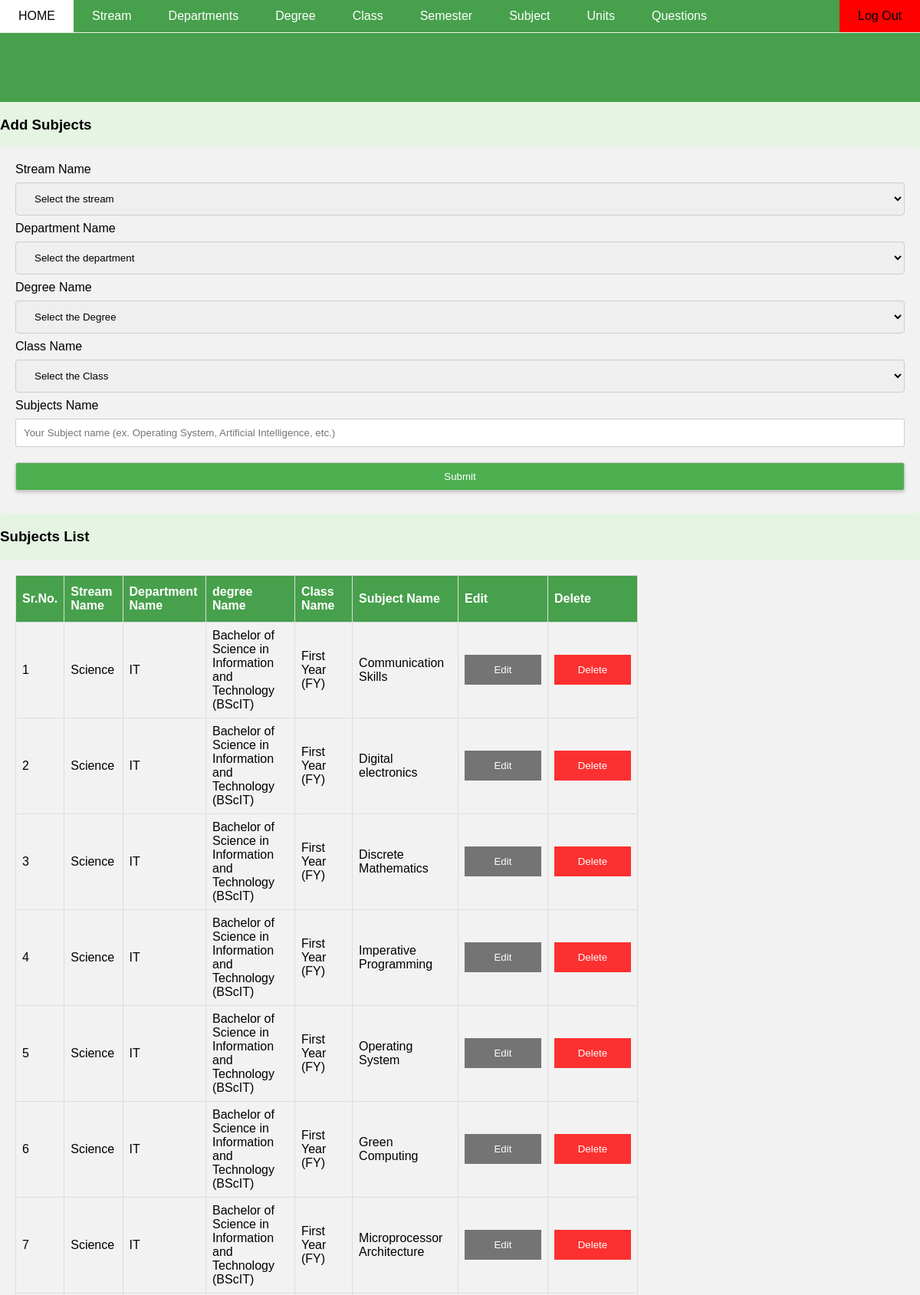
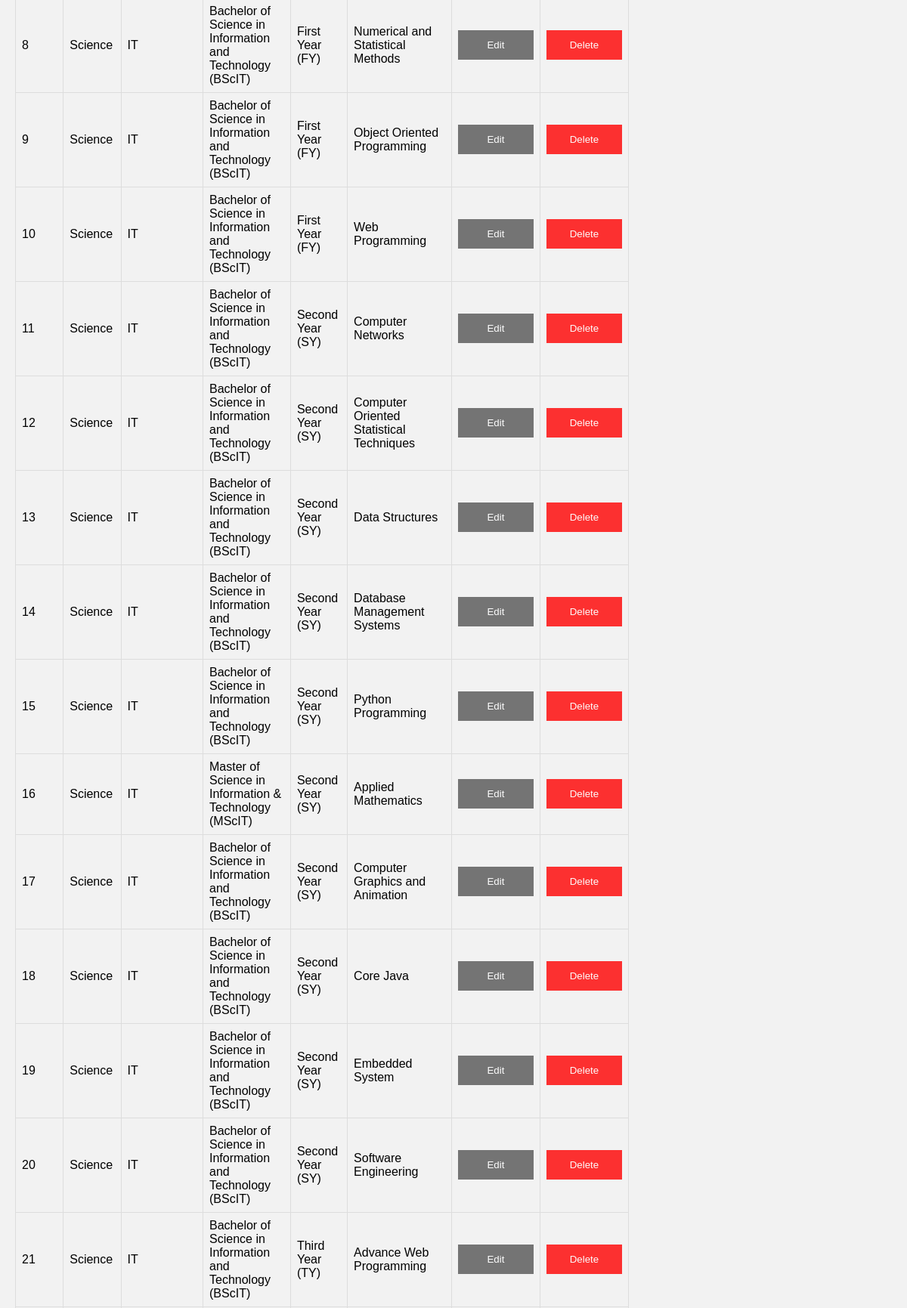
/admin/subject/subject.php (upper part), run on the app's committed database (2 pictures, top to bottom).
### tables this page shows
CREATE TABLE `subjects` (
  `id` int(11) NOT NULL,
  `stream_id` int(11) NOT NULL,
  `departments_id` int(11) NOT NULL,
  `degree_id` int(11) NOT NULL,
  `class_id` int(11) NOT NULL,
  `semester_id` int(11) NOT NULL,
  `subject_name` varchar(255) NOT NULL
);

CREATE TABLE `stream` (
  `id` int(11) NOT NULL,
  `stream_name` varchar(255) NOT NULL
);

CREATE TABLE `departments` (
  `id` int(11) NOT NULL,
  `stream_id` int(11) NOT NULL,
  `dept_name` varchar(255) NOT NULL
);

CREATE TABLE `degree` (
  `id` int(11) NOT NULL,
  `stream_id` int(11) NOT NULL,
  `departments_id` int(11) NOT NULL,
  `degree_name` varchar(255) NOT NULL
);

CREATE TABLE `class` (
  `id` int(11) NOT NULL,
  `stream_id` int(11) NOT NULL,
  `departments_id` int(11) NOT NULL,
  `degree_id` int(11) NOT NULL,
  `class_name` varchar(255) NOT NULL
);

### includes/functions.php (called while the page is built, shortened)
<?php
function fetchData($parameters)
{
    global $db;
    $tables = array(
        'stream',
        'departments',
        'degree',
        'class',
        'semester',
        'subjects',
        'units',
        'fill_in_the_blank_based_question',
        'five_marks_question',
        'four_marks_question',
        'mcq_based_question',
        'one_marks_question',
        'question_paper_formate',
        'total_main_question',
        'total_submain_question',
        'total_sub_question'
    );
    $table = isset($parameters['table']) ? $parameters['table'] : "";
    $condition = isset($parameters['condition']) ? $parameters['condition'] : "";
    if (!empty($table) && in_array($table, $tables)) {
        $sql = "SELECT * FROM $table $condition";
        $result_set = $db->query($sql);
        if ($result_set->rowCount()) {
            return $result_set->fetchAll(PDO::FETCH_ASSOC);
        } else {
            return false;
        }
    } else {
        return false;
    }
}
?>

### admin/subject/subject.php (the view, shortened to what this page needs)
<?php
	require_once($_SERVER['DOCUMENT_ROOT'].'/admin/header/admin_header.php');
?>
<div>
	<div class="view_error_message">
	</div>
	<div class="row">
		<div class="col-sm-12">
				<h3 class="heading-name">Add Subjects</h3>
				<div class="div-form">
					<form action="<?php echo htmlspecialchars($_SERVER['PHP_SELF']); ?>" method="POST">
						<label for="stream_id">Stream Name</label>
						<select id="stream_id" name="stream_id" required>
							<option value="">Select the stream</option>
							<?php if($streams = fetchData(array('table'=>'stream','condition'=>''))): ?>
								<?php foreach($streams as $stream): ?>
									<option value="<?php echo $stream['id']; ?>"><?php echo $stream['stream_name']; ?></option>
								<?php endforeach; ?>
							<?php endif; ?>
						</select>
						<label for="departments_id">Department Name</label>
						<select id="departments_id" name="departments_id" required>
							<option value="">Select the department</option>
							<?php if($departments = fetchData(array('table'=>'departments','condition'=>''))): ?>
								<?php foreach($departments as $department): ?>
									<option value="<?php echo $department['id']; ?>"><?php echo $department['dept_name']; ?></option>
								<?php endforeach; ?>
							<?php endif; ?>
						</select>
						<label for="degree_id">Degree Name</label>
						<select id="degree_id" name="degree_id" required>
							<option value="">Select the Degree</option>
							<?php if($degrees = fetchData(array('table'=>'degree','condition'=>''))): ?>
								<?php foreach($degrees as $degree): ?>
									<option value="<?php echo $degree['id']; ?>"><?php echo $degree['degree_name']; ?></option>
								<?php endforeach; ?>
							<?php endif; ?>
						</select>
						<label for="class_id">Class Name</label>
						<select id="class_id" name="class_id" required>
							<option value="">Select the Class</option>
							<?php if($classs = fetchData(array('table'=>'class','condition'=>''))): ?>
								<?php foreach($classs as $class): ?>
									<option value="<?php echo $class['id']; ?>"><?php echo $class['class_name']; ?></option>
								<?php endforeach; ?>
							<?php endif; ?>
						</select>
						<label for="subject_name">Subjects Name</label>
						<input type="text" class="input-text" id="subject_name" name="subject_name" placeholder="Your Subject name (ex. Operating System, Artificial Intelligence, etc.)" required>
						<input type="submit" class="input-submit" value="Submit" id="submit" name="submit">
					</form>
				</div>
				<h3 class="heading-name">Subjects List</h3>
				<div class="div-form">
					<?php if($subjects = fetchData(array('table'=>'subjects', 'condition'=>''))): ?>
						<table id="table_structure">
							<tr>
								<th>Sr.No.</th>
								<th>Stream Name</th>
								<th>Department Name</th>
								<th>degree Name</th>
								<th>Class Name</th>
								<th>Subject Name</th>
								<th>Edit</th>
								<th>Delete</th>
							</tr>
							<?php $count=1; foreach($subjects as $subject): ?>
								<tr>
									<td><?php echo $count; ?></td>
									<?php if($streams = fetchData(array('table'=>'stream', 'condition'=>'WHERE id = '.$subject['stream_id']))): ?>
										<?php foreach($streams as $stream): ?>
											<td><?php echo $stream['stream_name']; ?></td>
										<?php endforeach; ?>
									<?php endif; ?>
									<?php if($departments = fetchData(array('table'=>'departments', 'condition'=>'WHERE id = '.$subject['departments_id']))): ?>
										<?php foreach($departments as $department): ?>
											<td><?php echo $department['dept_name']; ?></td>
										<?php endforeach; ?>
									<?php endif; ?>
									<?php if($degrees = fetchData(array('table'=>'degree', 'condition'=>'WHERE id = '.$subject['degree_id']))): ?>
										<?php foreach($degrees as $degree): ?>
											<td><?php echo $degree['degree_name']; ?></td>
										<?php endforeach; ?>
									<?php endif; ?>
									<?php if($classs = fetchData(array('table'=>'class', 'condition'=>'WHERE id = '.$subject['class_id']))): ?>
										<?php foreach($classs as $class): ?>
											<td><?php echo $class['class_name']; ?></td>
										<?php endforeach; ?>
									<?php endif; ?>
									<td><?php echo $subject['subject_name']; ?></td>
									<td><button class="open-button" onclick="openForm(<?php echo $subject['id']; ?>)">Edit</button></td>
									<td><a href="/admin/delete_row.php?id=<?php echo $subject['id'].'&from=subjects&calling_script='.$_SERVER['PHP_SELF']; ?>"><button style="background-color:red;" class="open-button">Delete</button></a></td>
								</tr>
							<?php $count++; endforeach; ?>
						</table>
					<?php endif; ?>
				</div>
		</div>
	</div>
</div>

### assets/css/custom.css (style rules this page uses)
.input-text, select { width: 100%; padding: 12px 20px; margin: 8px 0; display: inline-block; border: 1px solid #ccc; border-radius: 4px; box-sizing: border-box; }
.input-submit { display: block; margin: 0 auto; text-align: center; background-color: #47a04c; color: white; padding: 10px 20px; margin-top: 10px; border: none; border-radius: 10px; box-shadow: 0px 2px 4px rgba(0, 0, 0, 0.2); cursor: pointer; }
.div-form { border-radius: 5px; background-color: #f2f2f2; padding: 20px; }
.view_error_message { margin-top: 43px; width: 100%; height: 90px; background-color: #47a04c; color: white; }
#table_structure { font-family: "Trebuchet MS", Arial, Helvetica, sans-serif; border-collapse: collapse; width: 70%; }
#table_structure td, #table_structure th { border: 1px solid #ddd; padding: 8px; }
#table_structure tr:nth-child(even) { background-color: #f2f2f2; }
#table_structure th { padding-top: 12px; padding-bottom: 12px; text-align: left; background-color: #47a04c; color: white; }
.open-button { background-color: #555; color: white; padding: 12px 12px; border: none; cursor: pointer; opacity: 0.8; width: 100px; }

### includes/header.php (style rules this page uses)
body { font-family: Arial, sans-serif; background-color: #E5F4E3; margin: 0; padding: 0; }
input[type="text"], input[type="password"], input[type="submit"] { width: 100%; padding: 10px; margin-bottom: 10px; border: 1px solid #ccc; border-radius: 3px; }
input[type="submit"] { background-color: #4CAF50; color: #fff; cursor: pointer; }

### data on the page
subjects: subject_name "Communication Skills"
stream: stream_name "Science"
departments: dept_name "IT"
degree: degree_name "Bachelor of Science in Information and Technology (BScIT)"
class: class_name "First Year (FY)"
subjects: subject_name "Digital electronics"
subjects: subject_name "Discrete Mathematics"
subjects: subject_name "Imperative Programming"
subjects: subject_name "Operating System"
subjects: subject_name "Green Computing"
subjects: subject_name "Microprocessor Architecture"
subjects: subject_name "Numerical and Statistical Methods"
subjects: subject_name "Object Oriented Programming"
subjects: subject_name "Web Programming"
subjects: subject_name "Computer Networks"
class: class_name "Second Year (SY)"
subjects: subject_name "Computer Oriented Statistical Techniques"
subjects: subject_name "Data Structures"
subjects: subject_name "Database Management Systems"
subjects: subject_name "Python Programming"
subjects: subject_name "Applied Mathematics"
degree: degree_name "Master of Science in Information & Technology (MScIT)"
subjects: subject_name "Computer Graphics and Animation"
subjects: subject_name "Core Java"
subjects: subject_name "Embedded System"
subjects: subject_name "Software Engineering"
subjects: subject_name "Advance Web Programming"
class: class_name "Third Year (TY)"
